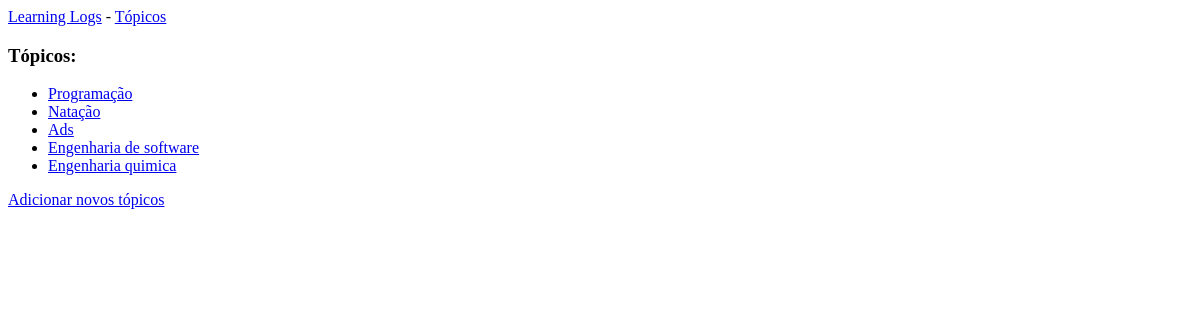
Before: /topics/ with the older database file.
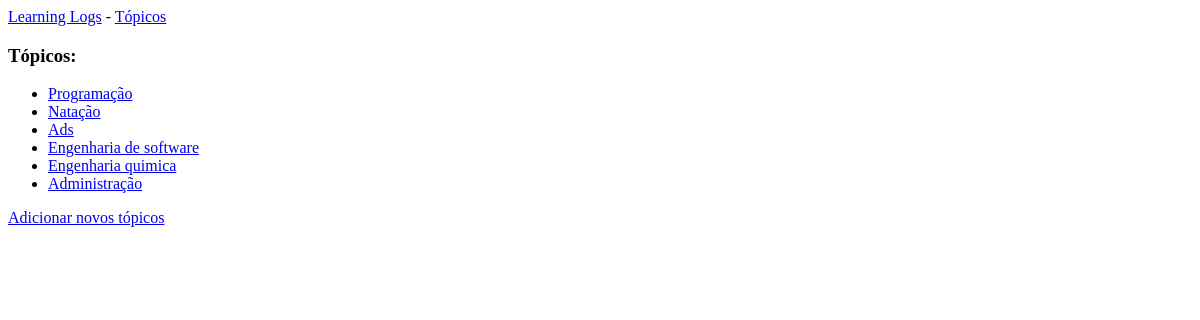
After: the same page with the newer database file.
### learning_logs/models.py (models this page shows)
class Topic(models.Model):
    text = models.CharField(max_length=200, default='Sem título')
    date_added = models.DateTimeField(auto_now_add=True)
    def __str__(self):
        return self.text

### learning_logs/views.py (the view)
# urls.py: path('topics/', views.topics, name='topics'),
def topics(request):
    topics = Topic.objects.order_by('date_added')
    context = {'topics': topics }
    return render(request, 'learning_logs/topics.html', context)

### learning_logs/templates/learning_logs/topics.html
{% extends "learning_logs/base.html" %}
{% block content %}
    <h3>Tópicos:</h3>
    <ul>
        {% for topic in topics %}
            <li>
                <a href="{% url 'topic' topic.id %}">{{ topic }}</a>
            </li>
        {% empty %}
            <li>Não há tópicos adicionados.</li>
        {% endfor %}
    </ul>
    <a href="{% url 'new_topic' %}">Adicionar novos tópicos</a>
{% endblock content  %}

Changed rows visible on the page:
added Topic: text "Administração"
